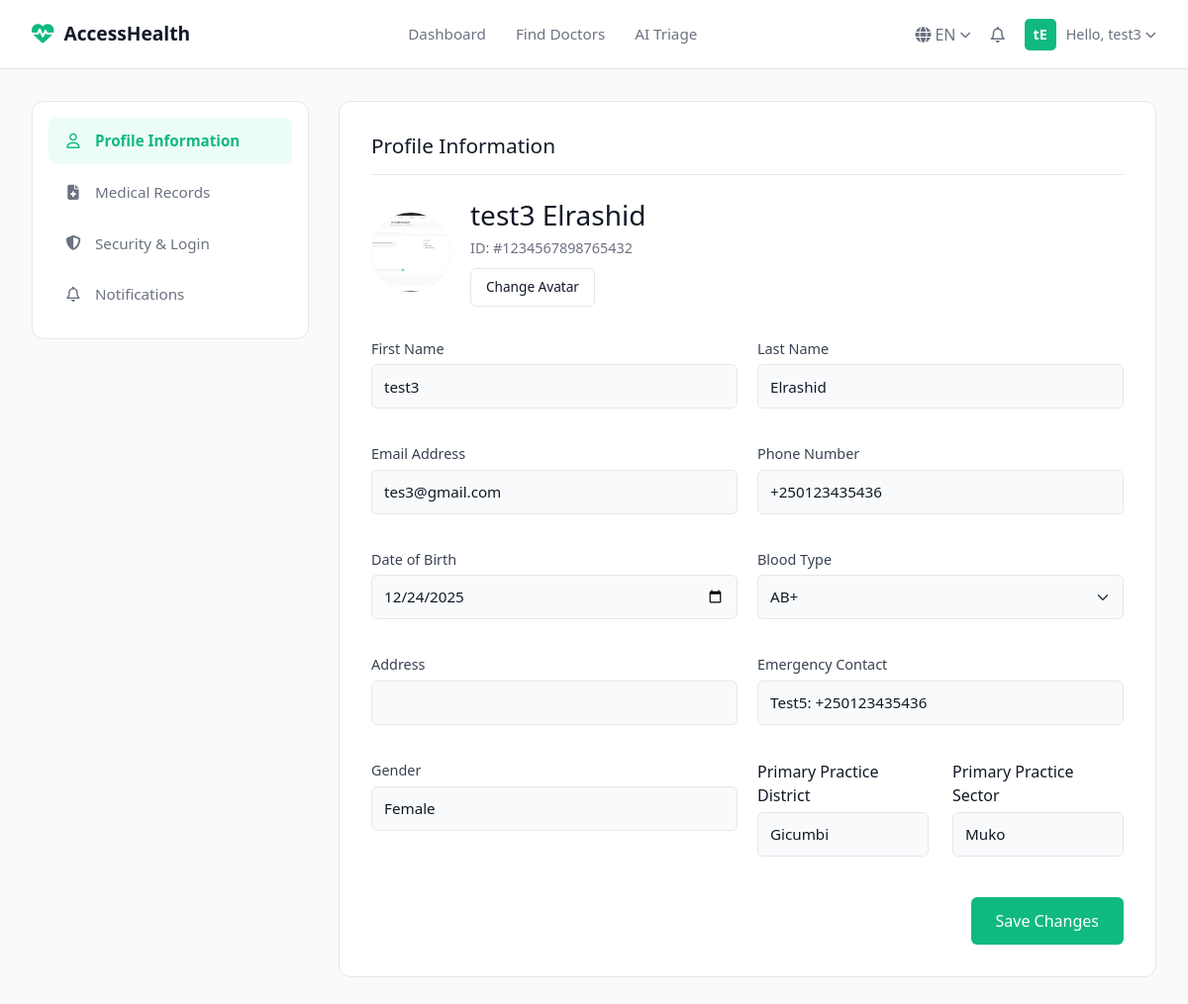
Before: /patient/settings/ (signed in) with the older database file.
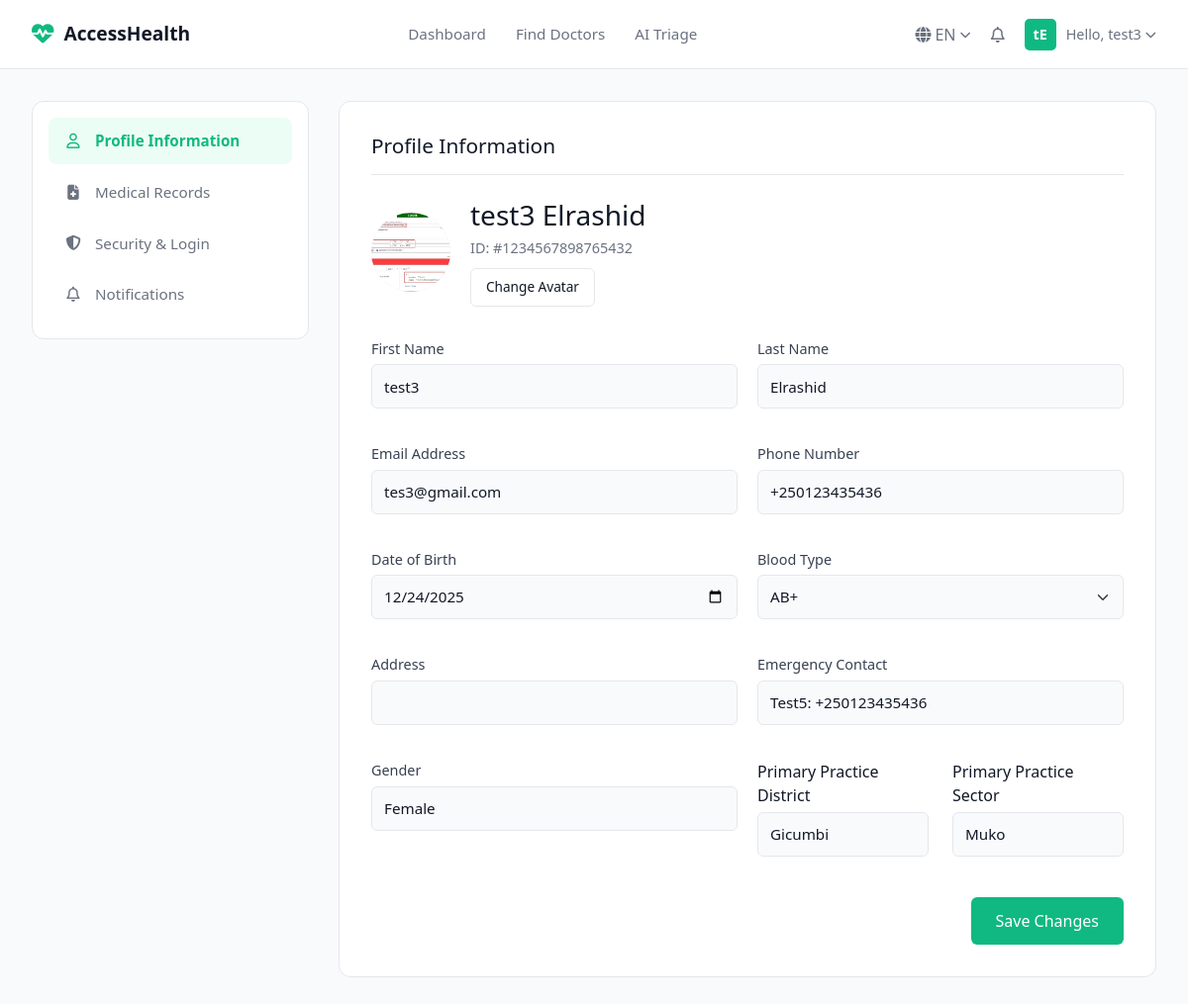
After: the same page with the newer database file.
### webapp/models.py (models this page shows, shortened)
class Patient(models.Model):
    GENDER_CHOICES = [
        ('M', 'Male'),
        ('F', 'Female'),
        ('O', 'Other'),
    ]
    user = models.OneToOneField(CustomUser, on_delete=models.CASCADE, related_name='patient_profile')
    patient_national_id = models.CharField(max_length=16, unique=True)
    first_name = models.CharField(max_length=100)
    last_name = models.CharField(max_length=100)
    dob = models.DateField()
    gender = models.CharField(max_length=1, choices=GENDER_CHOICES)
    district = models.CharField(max_length=100)
    sector = models.CharField(max_length=100)
    phone_number = models.CharField(max_length=15)
    blood_type = models.CharField(max_length=3, blank=True, null=True)
    address = models.CharField(max_length=255, blank=True, null=True)
    emergency_contact = models.CharField(max_length=255, blank=True, null=True)
    avatar = models.ImageField(upload_to='avatars/patients/', blank=True, null=True)
    doctors = models.ManyToManyField('Doctor', related_name='patients')
    HEALTH_STATUS_CHOICES = [
        ('stable', 'Stable'),
        ('monitoring', 'Monitoring'),
        ('improved', 'Improved'),
        ('critical', 'Critical'),
        ('scheduled', 'Scheduled'),
    ]
    health_status = models.CharField(
        max_length=20,
        choices=HEALTH_STATUS_CHOICES,
        default='scheduled'
    )
    created_at = models.DateTimeField(auto_now_add=True)
    updated_at = models.DateTimeField(auto_now=True)
    property

### webapp/views.py (the view, shortened to what this page needs)
# urls.py: path('patient/settings/', views.patient_profile_settings, name='patient-settings'),
@login_required
def patient_profile_settings(request):
    patient = get_object_or_404(Patient, user=request.user)
    prefs, _ = PatientNotificationPreference.objects.get_or_create(patient=patient)
    profile_form = PatientProfileForm(instance=patient, user=request.user)
    password_form = PasswordChangeForm(request.user)
    record_form = PatientUploadForm() # Use the simplified upload form
    prefs_form = PatientNotificationPreferenceForm(instance=prefs)
    records = patient.medical_records.all().order_by('-created_time')
    context = {
        "patient": patient,
        "profile_form": profile_form,
        "password_form": password_form,
        "record_form": record_form,
        "prefs_form": prefs_form,
        "records": records,
    }
    return render(request, "patient_settings.html", context)

### webapp/forms.py
class PatientUploadForm(forms.ModelForm):
    class Meta:
        model = PatientRecord
        fields = ['attachment'] # Only ask for the file
        widgets = {
            'attachment': forms.FileInput(attrs={'class': 'form-control', 'required': True})
        }

### webapp/templates/patient_settings.html (shortened to what the changed rows need)
{% load static %}
<!DOCTYPE html>
<html lang="en">
<head>
    <link href="https://cdn.jsdelivr.net/npm/bootstrap@5.3.3/dist/css/bootstrap.min.css" rel="stylesheet">
    <link rel="stylesheet" href="https://cdnjs.cloudflare.com/ajax/libs/font-awesome/6.4.0/css/all.min.css">
</head>
<body>
    <main style="display: grid; grid-template-columns: 280px 1fr; gap: 30px; max-width: 100%; margin: 0 auto; padding: 2rem;">
    <div id="profile" class="content-panel active">
    <h2 class="panel-title">Profile Information</h2>
    <form method="post" enctype="multipart/form-data">
        <div class="profile-header" style="display: flex; align-items: center; gap: 20px; margin-bottom: 2rem;">
            <div class="large-avatar" style="width: 80px; height: 80px; border-radius: 50%; overflow: hidden; background: #e5e7eb; display: flex; align-items: center; justify-content: center; font-size: 2rem; color: gray;">
                {% if patient.avatar %}
                    <img src="{{ patient.avatar.url }}" alt="Avatar" style="width:100%; height:100%; object-fit:cover;">
                {% else %}
                    {{ patient.first_name|first|upper }}{{ patient.last_name|first|upper }}
                {% endif %}
            </div>
            <div>
                <h3 style="margin-bottom: 5px;">{{ patient.first_name }} {{ patient.last_name }}</h3>
                <p style="color:var(--text-gray); font-size:0.9rem; margin-bottom:10px;">ID: #{{ patient.patient_national_id }}</p>
                <label class="btn-upload" style="cursor:pointer; padding: 8px 15px; border: 1px solid #e5e7eb; border-radius: 6px; background: white; font-size: 0.85rem;">
                    Change Avatar
                </label>
            </div>
        </div>
        <div class="form-grid">
            <div class="form-group">
                <label>First Name</label>
                {{ profile_form.first_name }}
            </div>
            <div class="form-group">
                <label>Last Name</label>
                {{ profile_form.last_name }}
            </div>
            <div class="form-group">
                <label>Phone Number</label>
                {{ profile_form.phone_number }}
            </div>
            <div class="form-group">
                <label>Date of Birth</label>
                {{ profile_form.dob }}
            </div>
            <div class="form-group">
                <label>Blood Type</label>
                {{ profile_form.blood_type }}
            </div>
            <div class="form-group">
                <label>Address</label>
                {{ profile_form.address }}
            </div>
            <div class="form-group">
                <label>Emergency Contact</label>
                {{ profile_form.emergency_contact }}
            </div>
            <div class="form-group">
                <label>Gender</label>
                {{ profile_form.gender }}
            </div>
            </div>
    </form>
</div>
</main>
</body>
</html>

Changed rows visible on the page:
changed Patient "test3": avatar: a different picture
